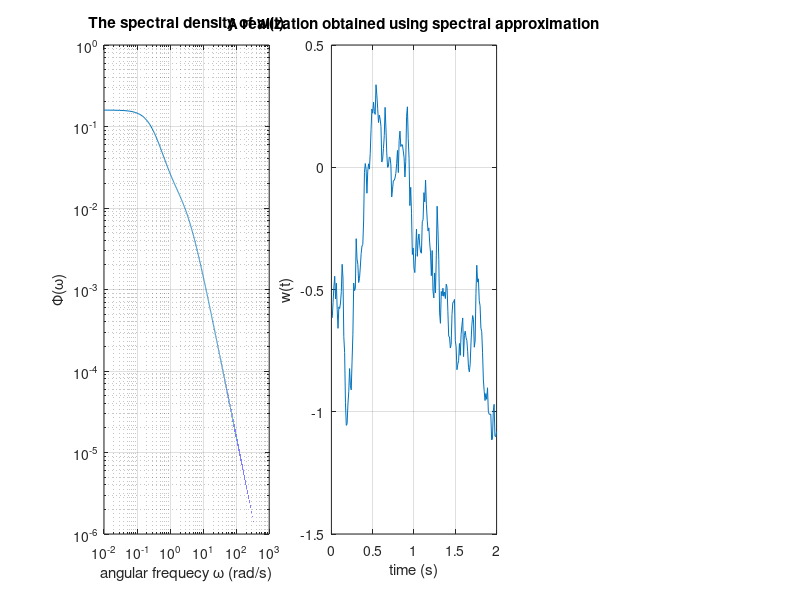

This chart was generated by the following MATLAB code: (Note: this script raises an error after producing the figure.)
%===============  *Examples of disturbance models of w(t)* ===============%
%
% We simulate independent realizations via two methods:
% (1) assuming the spectrum is 0 above a frequency w_max, then discretizing
% the frequency band [0,w_max] and using the spectral representation of the
% process to define a random continuous (and smooth) function approximating
% realizations of w(t)
% (2) discretizing the the linear filter and simulating its response to a
% white noise input
%
% Two given spectra are used. One with pole excess 4, and the other has
% pole excess 2 leading to realizations that are 2 times differentiable and
% one time differentiable, respectively.

% Mohamed Abdalmoaty
% abda@kth.se
% January 22, 2021

% ======================================================================= %
clear
close all

% == user's options
% choose model
model = 2;  % either 1 or 2
% request values at random times?
randTimes = true; % if false a uniform grid is fitted within the original one
n         = 50; %number of requested samples; used only if randTimes = true;
M         = 1;     % number of required realizations (not really used now)
dt        = 0.01;  % initial time resolution in seconds
tfinal    = 2; % length of realizations in seconds

%=========================================================================%



% == the linear filter == %
% Suppose that is Gw(s) = sigma/(a*s^2 + b*2*s +c)
% the parameters sigma, a, b, and c are known (for now)
sigma = 0.5;   % this parameter tunes the magnitude of the disturbance
omega = 4;   % natural freq. in rad/s (tunes freq. contents/fluctuations)
zeta  = 0.1; % dampling coefficient (tunes damping)
a     = 1;
b     = 2*omega*zeta;
c     = omega^2;
s     = tf('s');
Gw    = sigma/(a*s^2 + b*s +c);
% isstable(Gw) % the filter is stable




% == the spectral factor
if model == 1
    w_max = 50;           % rad/sec
    dw    = 0.01;        % rad/sec  delta w (the realizations are periodic with period 2*pi/dw)
elseif model == 2
    % use these values for model 2
    w_max = 350;
    dw    = 0.01;
end
W     = dw:dw:w_max;  % a grid of frequencies
% S(w) = G(iw) G(-iw)/ 2*pi
% approximation is periodic with period 2*pi/dw
if model == 1
    % model 1
    specFac = @(s) (sigma)./(sqrt(2*pi)*(a*s.^2 + b*s +c));
elseif model == 2
    % model 2: the one used in spectral_Monte_Carlo
    specFac = @(s) (s+1)./(sqrt(2*pi)*(1*s.^2 + sqrt(12)*s +1));%
end
spec    = (specFac(W*1i)).*specFac(-W*1i);  % S(w)
figure('position',  [200, 400, 1500, 500])
subplot(1,3,1)
loglog(W,spec); grid on
title('The spectral density of w(t)')
xlabel('angular frequecy \omega (rad/s)'); ylabel('\Phi(\omega)')



% == spectral approximation
Phi = rand(M,length(W))*2*pi; % sample random phases uniformly in [0,2*pi]
% w(t) = sum_k A_k cos(w_k t + phi_k)
% Ak = 2 sqrt(S(w_k)*dw)
% phi_k is uniform RV
w = @(t) sum(2*sqrt(dw*spec).*cos(W*t + Phi),2)'; % the process w(t)

% evaluating w(t) on a uniform time grid for inspection
T = dt:dt:tfinal;
wT = zeros(length(T),M); % allocate memory space
for i = 1:length(T)
    wT(i,:) = w(T(i));
    % each column of wT is a realization of w(t), 0<t<tfinal
end
subplot(1,3,2)
plot(T, wT(:,1)); grid on
title('A realization obtained using spectral approximation')
xlabel('time (s)'); ylabel('w(t)')



% == discrete-time model simulation
if model == 1
    % continuous-time state-space model matrices of Gw
    Aw = [0 -c;
        1 -b;];
    Bw = [sigma; 0;];
    C  = [0 1];
elseif model == 2
    % The model we tried in spectral_Monte_Carlo.m
    Aw = [0 -1;
        1 -sqrt(12);];
    Bw = [1; 1;];
    C  = [0 1];
end
% find the corresponding discrete-time matrices
F       = [-Aw             Bw*Bw';
    zeros(size(Aw))   Aw';]*dt;
expF    = expm(F);
% the indices need to be updated to work generically
Awd     = expF(3:4,3:4)';
Sigma_w = Awd* expF(1:2,3:4); % cov matrix of discrete-time nosie
Bwd     = chol(Sigma_w,'lower');

Gwd = ss(Awd,eye(2),C,0,dt); % the discret-time linear filter
Q = dlyap(Awd,Bwd*Bwd'); % initial state-covariance
% evaluating the discretized w(t) for inspection
wTd = zeros(length(T),M); % allocate memory space
x = zeros(length(T),length(Awd),M); % state trajectories

for mc = 1:M
    [wTd(:,mc),~, x(:,:,mc)] = lsim(Gwd, chol(Sigma_w,'lower')*randn(2,length(T)),[0 T(1:end-1)], chol(Q,'lower')*randn(2,1));
    % a random initial state is used; Here lsim is used for efficiency but it is not needed.
    % One can simply use the state-space equations.
end
subplot(1,3,3)
plot(T, wTd(:,1));  grid on
title('A realization simulated via a discretized model')
xlabel('time (s)'); ylabel('w(t)')



% == Generating arbitrary intersamples values using the discretized model
% For this we need to record the state trajectory
realization     = 1; % just chose to work on the first realization here, x(:,:,1)
switch randTimes
    case true
        requested_times = rand(n,1)*(tfinal-dt)  + dt;  % random values in [dt,tfinal]
        %         n               = 1; %number of requested samples;
        %         requested_times = 1.45865;  % random values in [dt,tfinal]
    case false
        requested_times = (dt+0.8*dt):10*dt:tfinal;
        n = length(requested_times);
end

% the following random variables are used to generate the required states
% I'm fixing them here so that I can use the same number later when trying
% an alternative method below
zeta = randn(2,n);

prev_x_indx      = floor(requested_times./dt);
prev_t           = prev_x_indx*dt;
dt_requested     = requested_times - prev_t;
requested_states = zeros(length(Awd),n);

for r = 1:n
    x_given          = [x(prev_x_indx(r),:,1)';  x(prev_x_indx(r)+1,:,1)';];  % given state
    expF_prev        = expm(F*(prev_t(r)/dt));
    expF_requested   = expm(F*(requested_times(r)/dt));
    expF_next        = expm(F*((prev_t(r)+dt)/dt));
    
    % the indices need to be updated to work generically
    % Note here that we can use P_prev = P_requested = P_next = Q
    % the computations as used in this loop are do not converge in general
    % due to numerical issues (!). It is used here for illustration/comparison
    P_prev = expF_prev(3:4,3:4)'*Q*expF_prev(3:4,3:4)+...
        expF_prev(3:4,3:4)'*expF_prev (1:2,3:4);
    P_requested =  expF_requested(3:4,3:4)'*Q*expF_requested(3:4,3:4)+...
        expF_requested(3:4,3:4)'*expF_requested(1:2,3:4);
    P_next = expF_next(3:4,3:4)'*Q*expF_next(3:4,3:4)+...
        expF_next(3:4,3:4)'*expF_next(1:2,3:4);
    
    cov_x_requested_given = [expm(Aw*(requested_times(r)-prev_t(r)))*P_prev...
                             P_next*expm(Aw*(prev_t(r)+dt-requested_times(r)))'];
    P_prev_next           =  P_next*Awd';
    cov_x_given           = [P_prev         P_prev_next
                             P_prev_next'   P_next];
    
    cond_mean_x_req = cov_x_requested_given*(cov_x_given\x_given);
    cond_cov_x_req  = P_requested - (cov_x_requested_given*(cov_x_given\(cov_x_requested_given')));
    
    % eigendecomposition
    [V,D] = eig((cond_cov_x_req'*cond_cov_x_req)/2);
    D(D<0) = 0; % replace negative eigenvalues by zero;
    % chol(cond_cov_x_req,'lower')
    
    % realize the state
    requested_states(:,r) =cond_mean_x_req + (V*sqrt(D))*zeta(:,r);
    % requested_states(:,r) = mvnrnd(cond_mean_x_req,cond_cov_x_req,1); % alternative way
end
requested_samples = requested_states(2,:);  % measure

subplot(1,3,3)
hold all
plot(requested_times,requested_samples,'Marker','.','MarkerSize',22,'LineStyle','none')



% another method for conditional sampling
requested_states_alt_method = zeros(length(Awd),n);
for r = 1:n
    x_given = [x(prev_x_indx(r),:,1)';  x(prev_x_indx(r)+1,:,1)';];  % given state
    
    dt1 = requested_times(r)-prev_t(r);
    dt2 = prev_t(r)+dt-requested_times(r);
    
    expF_prev    = expm(F*(dt1/dt));
    Sigma_w_prev = expF_prev(3:4,3:4)'* expF_prev(1:2,3:4); % cov matrix of discrete-time nosie
    Awd_prev     = expF_prev(3:4,3:4)';
    
    expF_next    = expm(F*(dt2/dt));
    Sigma_w_next = expF_next(3:4,3:4)'* expF_next(1:2,3:4); % cov matrix of discrete-time nosie
    Awd_next     = expF_next(3:4,3:4)';
    % the increment in the time interval where the value is requested
    Z = x_given(length(Aw)+1:end) - Awd*x_given(1:length(Aw));
    
    % cond. distribution of increment from requested time to next time on the
    % grid
    cov_Z  = (Awd_next*Sigma_w_prev*Awd_next') + Sigma_w_next;
    
    cond_mean_w_req = (Sigma_w_prev*Awd_next')*(cov_Z\Z);
    cond_cov_w_req  = Sigma_w_prev - ((Sigma_w_prev*Awd_next')*(cov_Z\((Sigma_w_prev*Awd_next')')));
    % eigendecomposition is used to find a square root of the cov matrix
    [V,D] = eig((cond_cov_w_req'*cond_cov_w_req)/2);
    D(D<0) = 0; % replace negative eigenvalues by zero;
    % chol(cond_cov_w_req,'lower') can be used if we are sure cond_cov_w_req
    % is positive definite matrix. Here, when dt1 and dt2 are small, the
    % matrix cond_cov_w_req can be singular
    increment_prev = cond_mean_w_req + (V*sqrt(D))*zeta(:,r);
    increment_next = Z - Awd_next*increment_prev;
    
    % realize the state
    requested_states_alt_method(:,r) = Awd_prev*x_given(1:length(Aw))+increment_prev;
end
requested_samples_alt_method = requested_states_alt_method(2,:);  % measure

subplot(1,3,3)
hold all
plot(requested_times,requested_samples_alt_method,'Marker','.',...
    'MarkerSize',12,'LineStyle','none', 'color','g')



% Checking validity of method algebrically. Use the last value of r
% further statistical checks can be done, but I haven't implemented any.

Z = x_given(length(Aw)+1:end) - Awd*x_given(1:length(Aw));
inc1 = requested_states(:,r) - Awd_prev*x_given(1:length(Aw));
inc2 =  x_given(length(Aw)+1:end) - Awd_next*requested_states(:,r);
% checkValues must be zero if the methods are successful
checkValue1 = Z - Awd_next*inc1 - inc2
checkValue2 = x_given(length(Aw)+1:end) - (Awd_next*(Awd_prev*x_given(1:length(Aw)) + inc1) +  inc2)
checkValue3 = x_given(length(Aw)+1:end)- (Awd_next*Awd_prev*x_given(1:length(Aw))...
    + Awd_next*increment_prev +  increment_next)












% x_{t-1} = A_{t-1} x_{t-2} + z_{t-2}
% x_{t} = A_{t|t-1} x_{t-1} + z_{t-1}
% 
% 
% x_s = A_{s|t-1} x_{t-1} + v
% x_{t} =  A_{t|s} x_s + w
% 
% 
% 
% 
% x_{t} = A_{t|s} (A_{s|t-1} x_{t-1} + v) + w
%       = A_{t|s} A_{s|t-1} x_{t-1} + A_{t|s} v + w
%       
%  {  A_{t|s} A_{s|t-1} = A_{t|t-1}  } ==>
%        
%       = A_{t|t-1} x_{t-1} + (A_{t|s} v + w)
%       
%       
%       
% z_{t-1} = x_{t} - A_{t|t-1} x_{t-1} = (A_{t|s} v + w)
% 
% 
% z_{t-1} = (A_{t|s} v + w)
% 
% 
% z_{t-1}
% v
% w          
